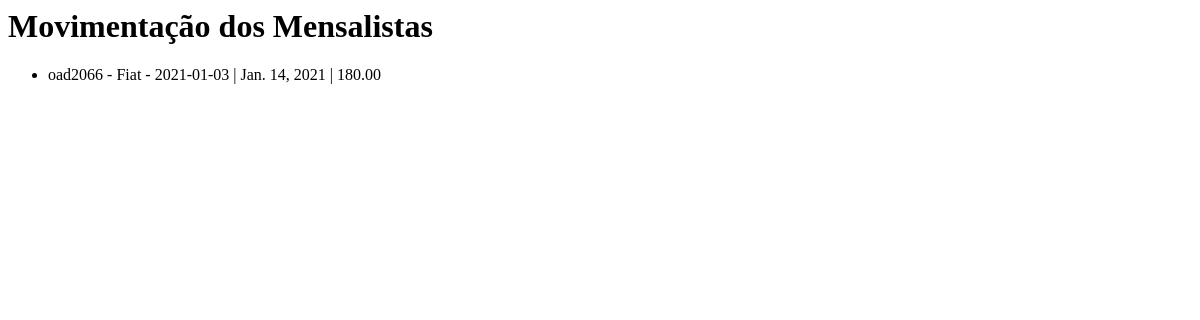
Before: /core/mov-mensal/ with the older database file.
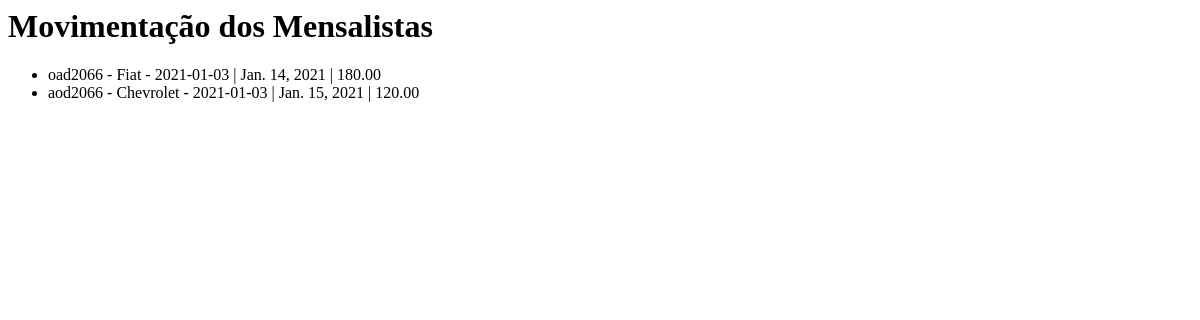
After: the same page with the newer database file.
### core/models.py (models this page shows, shortened)
class MovMensalista(models.Model):
    mensalista = models.ForeignKey(Mensalista, on_delete=models.SET(get_sentinel_user), )
    dt_pgto = models.DateField()
    total = models.DecimalField(max_digits=6, decimal_places=2)

class Mensalista(models.Model):
    veiculo = models.ForeignKey(Veiculo, on_delete=models.SET(get_sentinel_user), )
    inicio = models.DateField()
    valor_mes = models.DecimalField(max_digits=6, decimal_places=2)
    def __str__(self):
        return str(self.veiculo) + ' - ' + str(self.inicio)

class Veiculo(models.Model):
    marca = models.ForeignKey(Marca, on_delete=models.SET(get_sentinel_user), )
    proprietario = models.ForeignKey(Pessoa, on_delete=models.SET(get_sentinel_user), )
    placa = models.CharField(max_length=7)
    cor = models.CharField(max_length=15)
    observacoes = models.TextField()
    def __str__(self):
        return self.placa + ' - ' + self.marca.nome

class Marca(models.Model):
    nome = models.CharField(max_length=50)

### core/views.py (the view)
# urls.py: path('mov-mensal/', lista_mov_mensal, name='core_lista_mov_mensal'),
def lista_mov_mensal(request):
    mov_mensal = MovMensalista.objects.all()
    return render(request, 'core/lista_mov_mensal.html',
                  {'mov_mensal': mov_mensal})

### core/templates/core/lista_mov_mensal.html
<h1>Movimentação dos Mensalistas</h1>
<ul>
	{% for movimento in mov_mensal %}
		<li>{{ movimento.mensalista }} | {{ movimento.dt_pgto }} |
		    {{ movimento.total }}</li>
	{% endfor %}
</ul>

Changed rows visible on the page:
added MovMensalista: mensalista "aod2066 - Chevrolet - 2021-01-03", dt_pgto "Jan. 15, 2021", total "120.00"
